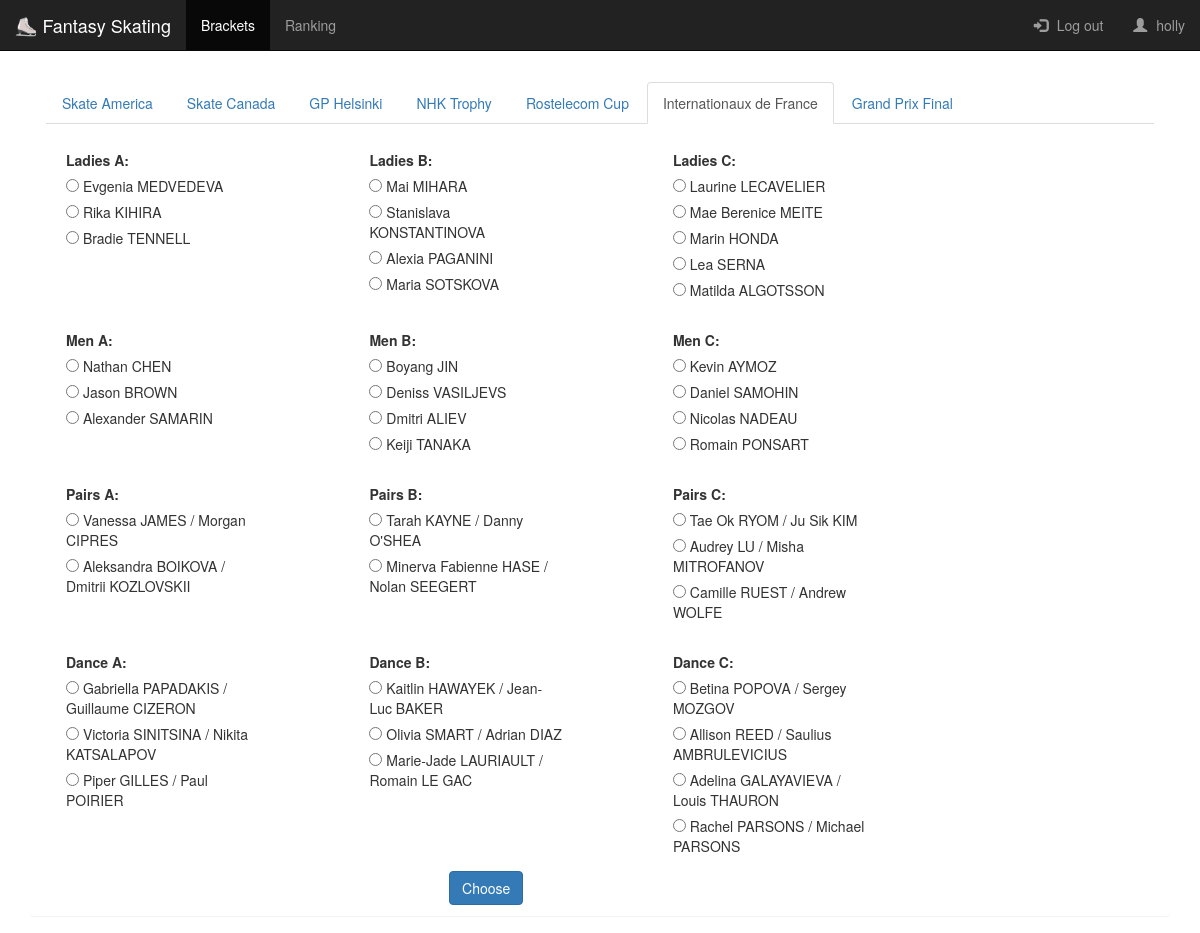
The page / (signed in) on the database its author committed.
### scoring/models.py (models this page shows, shortened)
@python_2_unicode_compatible
class Event(models.Model):
    name = models.CharField(max_length=64, default='')
    short_name = models.CharField(max_length=64, default='')
    start_date = models.DateTimeField(default=datetime.now, blank=True)
    end_date = models.DateTimeField(default=datetime.now, blank=True)
    event_url = models.CharField(max_length=64, default='')
    def get_internal_path(self):
        path = pathlib.PurePath(self.event_url.__str__())
        return '/event/' + path.name

### scoring/views.py (the view)
# urls.py: path('', views.choice_form_next, name='choice_form_next'),
@login_required
def choice_form_next(request):
    current_user = request.user
    now = timezone.now()
    last_year = now - timedelta(days=235)
    event = Event.objects.filter(end_date__gte=last_year).order_by('start_date')[0]
    event_name = event.name
    events = Event.objects.all().order_by('start_date')
    LA = get_class_assignments(event_name, 'A', 'Ladies')
    LB = get_class_assignments(event_name, 'B', 'Ladies')
    LC = get_class_assignments(event_name, 'C', 'Ladies')
    MA = get_class_assignments(event_name, 'A', 'Men')
    MB = get_class_assignments(event_name, 'B', 'Men')
    MC = get_class_assignments(event_name, 'C', 'Men')
    PA = get_class_assignments(event_name, 'A', 'Pairs')
    PB = get_class_assignments(event_name, 'B', 'Pairs')
    PC = get_class_assignments(event_name, 'C', 'Pairs')
    DA = get_class_assignments(event_name, 'A', 'Ice Dance')
    DB = get_class_assignments(event_name, 'B', 'Ice Dance')
    DC = get_class_assignments(event_name, 'C', 'Ice Dance')
    choices = Choice.objects.filter(user=current_user, event=event)
    is_disabled = False
    now = last_year
    if now > event.start_date:
        is_disabled = True
    if request.method == 'POST':
        form = ChoiceForm(LA, LB, LC, MA, MB, MC, PA, PB, PC, DA, DB, DC, choices, is_disabled, request.POST)
        if form.is_valid():
            form.save()
            save_choices(current_user, form, event)
            return render(request, 'choice_form.html', {'user': current_user, 'form': form, 'events': events, 'next_event_name': event_name})
    else:
        form = ChoiceForm(LA, LB, LC, MA, MB, MC, PA, PB, PC, DA, DB, DC, choices, is_disabled)
    return render(request, 'choice_form.html', {'user': current_user, 'form': form, 'events': events, 'next_event_name': event_name})

### scoring/forms.py (called while the page is built)
    def set_field(self, field_name, query_set, choices, is_disabled):
        competitors = []
        for index, assignment in enumerate(query_set):
            competitors.append((assignment.competitor.id, assignment.competitor))
        self.fields[field_name].choices = competitors
        if choices.first() is not None:
            choice = choices.first().competitor
            self.fields[field_name].initial = (choice.id, choice)
        if is_disabled:
            self.fields[field_name].disabled = True

### scoring/models.py (called while the page is built)
    def __str__(self):
        return self.name.__str__() + ' ' + self.surname.__str__()

    def __str__(self):
        if self.skater_1 == self.skater_2:
            return self.skater_1.__str__()
        return self.skater_1.__str__() + ' / ' + self.skater_2.__str__()

### scoring/views.py (called while the page is built)
def get_class_assignments(event, category_class, category):
    return ClassAssignmentForEvent.objects.filter(event__name=event,
                                                  category_class__name=category_class,
                                                  competitor__skater_1__category__name=category)

### scoring/templates/choice_form.html (shortened to what this page needs)
{% extends 'masterpage.html' %}
{% load bootstrap3 %}
{% block content %}
<div class="panel">
    <div class="panel-heading">
      <ul class="nav nav-tabs">
        {% for event in events  %}
        <li {% if event.get_internal_path in request.path %}class="active"{% endif %} {% if next_event_name == event.name %}class="active"{% endif %} role="presentation" ><a href={{event.get_internal_path}}>{{event.short_name}}</a></li>
        {% endfor %}
      </ul>
    </div>
    <div class="choice-form">
  <form method="post">
    {% for field in form  %}
      <div class="col-sm-4">
        <div class="multiple-choice-field">
          <div class="field-label">{{ field.label_tag }}</div><div class="field-option">{{ field }}</div>
        </div>
      </div>
    {% endfor %}
    <div class="text-center choose-button">
    <button class="btn btn-primary center" type="submit">Choose</button>
    </div>
  </form>
  </div>
</div>
{% endblock %}

### scoring/templates/masterpage.html (shortened to what this page needs)
<html>
<head>
<link rel="stylesheet" href="https://maxcdn.bootstrapcdn.com/bootstrap/3.3.7/css/bootstrap.min.css">
<link href="//netdna.bootstrapcdn.com/bootstrap/3.0.0/css/bootstrap.min.css" rel="stylesheet" id="bootstrap-css">
    {% load static %}
    <link rel="stylesheet" type="text/css" href="{% static 'masterpage-styles.css' %}" />
</head>
<body>
<nav class="navbar navbar-inverse navbar-static-top">
  <div class="container-fluid">
    <div class="navbar-header">
      <a class="navbar-brand" href="/">⛸️ Fantasy Skating</a>
    </div>
    <div class="collapse navbar-collapse" id="bs-example-navbar-collapse-1">
      <ul class="nav navbar-nav">
        <li {% if request.path == '/' or request.path == '/questions/' or '/event' in request.path %}class="active"{% endif %}>
            <a href="/">Brackets<span class="sr-only">(current)</span></a></li>
        <li {% if '/ranking/' in request.path %}class="active"{% endif %}>
        <a href="/ranking/me">Ranking</a></li>
      </ul>
      <ul class="nav navbar-nav navbar-right">
          {% if user.is_authenticated %}
         <li>
             <a href="{% url 'logout' %}?next={{request.path}}"><span class="glyphicon
                    glyphicon-log-in"></span> Log out </a>
         </li>
         <li>
             <a href="{% url 'profile' %}">
                     <span class="glyphicon glyphicon-user"></span>
                 {{ user.get_username }} </a>
         </li>
          {% endif %}
      </ul>
    </div>
  </div>
</nav>
<div class="container my-container">
    {% block content %}
    {% endblock %}
</div>
</body>
</html>

### static/masterpage-styles.css (style rules this page uses)
form { margin-bottom: 0px; margin-top: 0px; }
a { padding-left: 5px; }
.glyphicon { opacity: 1; margin-right: 5px; transition: opacity .25s ease-in-out; -moz-transition: opacity .25s ease-in-out; -webkit-transition: opacity .25s ease-in-out; }
.my-container { min-height: 572px; }
.choice-form ul { list-style: none; padding-left: 20; padding-right: 20; }
.multiple-choice-field { padding-top: 15; padding-right: 40; }
.field-label { padding-left: 20; }
.field-option label { font-weight: normal; }
.choice-form { margin-right: 20%; }
.choose-button { padding-bottom: 10; }

### rows shown on the page
Event: short_name "Skate America"
Event: short_name "Skate Canada"
Event: short_name "GP Helsinki"
Event: short_name "NHK Trophy"
Event: short_name "Rostelecom Cup"
Event: short_name "Internationaux de France"
Event: short_name "Grand Prix Final"

### other values the page prints
{{ user.get_username }} "holly"
{{ field.label_tag }} "Ladies A:" "Ladies B:" "Ladies C:" "Men A:" "Men B:" "Men C:" "Pairs A:" "Pairs B:" "Pairs C:" "Dance A:" "Dance B:" "Dance C:"
